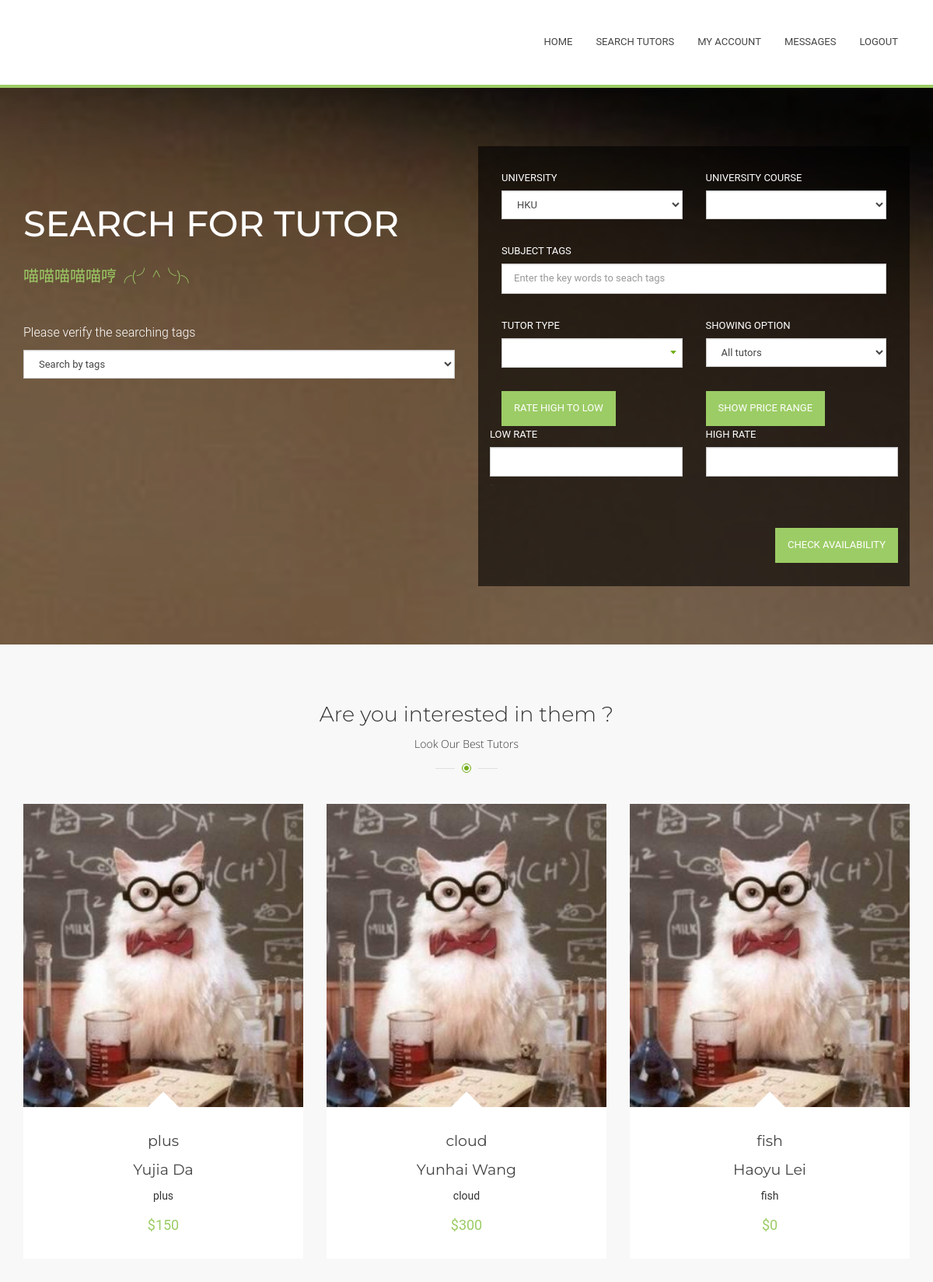
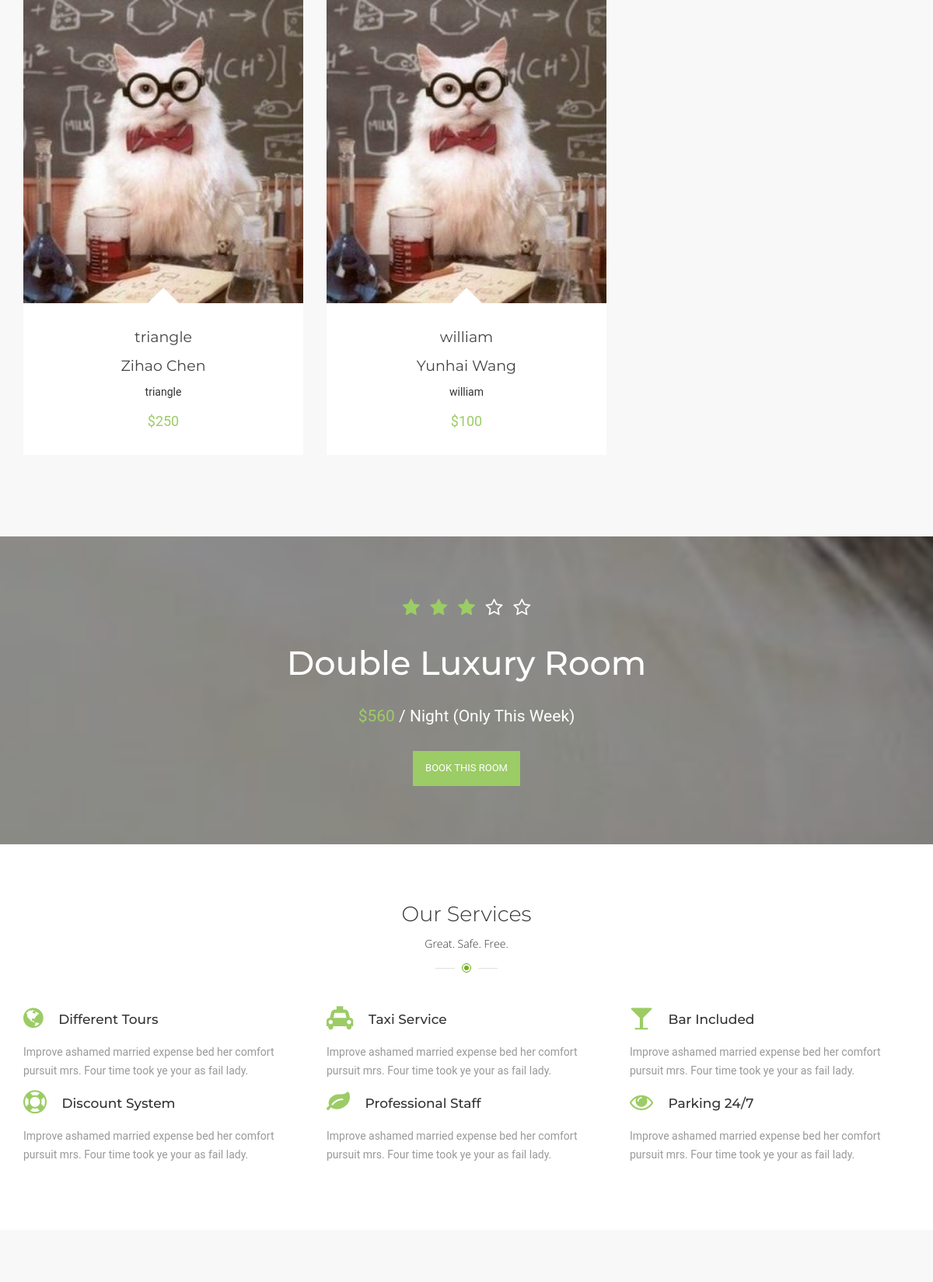
/Tutorial/3/ (signed in, upper part), run on the app's committed database (2 pictures, top to bottom).
### Tutorial/models.py (models this page shows, shortened)
class Tutor(models.Model):
    myuser = models.ForeignKey(MyUser, on_delete=models.CASCADE,null=True)
    timeslot = models.CharField(max_length=672, default="111111111111111111111111111111111111111111111111111111111111111111111111111111111111111111111111111111111111111111111111111111111111111111111111111111111111111111111111111111111111111111111111111111111111111111111111111111111111111111111111111111111111111111111111111111111111111111111111111111111111111111111111111111111111111111111111") #for private tutor todo: should update every half an hour
    hourly_rate = models.IntegerField(default=0) #todo: eight digit for student so can tell if he have
    university = models.ForeignKey(University, on_delete=models.CASCADE, null=True)
    def __str__(self):
        if self.myuser is None:
            return "null"
        else:
            return self.myuser.user.username

class MyUser(models.Model):
    user = models.ForeignKey(User, on_delete = models.CASCADE )
    wallet = models.ForeignKey(Wallet, on_delete = models.CASCADE)
    profile_content = models.CharField(max_length=2000, default="")

### Tutorial/views.py (the view)
# urls.py: url(r'^(?P<myuser_id>[0-9]+)/$', views.index, name='index'),
def index(request, myuser_id):
    if not request.user.is_authenticated(): #visitor or client
        return render(request, 'home.html')
    if not MyUser.objects.filter(user=request.user):
        HttpResponseRedirect('/Tutorial/admin/')
    myuser = MyUser.objects.get(user=request.user)  # myuser = get_object_or_404(MyUser, pk=myuser_id)
    all_tutors = Tutor.objects.all()
    private_tutors = PrivateTutor.objects.all()
    zipped = zip(all_tutors, all_tutors)
    params = {"user": myuser, "latest_Tutor_list": all_tutors, "tutors": zipped}
    return render(request, 'searchtutors/index.html', params)

### Tutorial/templates/searchtutors/index.html (shortened to what this page needs)
{% extends "Menu.html" %}
{% block content %}
     <section class="bg-parallax parallax-window" onload="getValue();">
        <div class="overlay"></div>
        <div class="container">
          <div class="row">
            <div class="col-lg-6 col-md-6 col-sm-12 col-xs-12">
              <div class="parallax-text">
                <h2 class="parallax_t __white">Search For Tutor</h2>
                <h2 class="parallax_t __green">喵喵喵喵喵哼╭(╯^╰)╮</h2>
                <p>Please verify the searching tags</p>
                  <select class="form-control __plannerSelect" onchange="modeChange(this)" name="selectMode">
                      <option value="1" selected='selected'id="byTags">Search by tags</option>
                  </select>
              </div>
            </div>
            <div class="col-lg-6 col-md-6 col-sm-12 col-xs-12 planner">
              <div class="planner-block" id="planner" value="testing">
                <form class="form-planner form-horizontal" id="SearchByTag" action="{% url 'Tutorial:search_tutor_tag' user.id %}" method="get" >
                  <div class="row" >
                    <div class="col-lg-6 col-md-6 col-sm-12 col-xs-12">
                      <div class="form-group">
                        <label>University</label>
                        <select class="form-control __plannerSelect" name="university">
                              <option value="HKU">HKU</option>
                        </select>
                      </div>
                    </div>
                    <div class="col-lg-6 col-md-6 col-sm-12 col-xs-12">
                      <div class="form-group">
                        <label>University course</label>
                        <select class="form-control __plannerSelect" name="course">
                              <option  value=""></option>
                              <option  value="COMP3297">COMP 3297</option>
                        </select>
                      </div>
                    </div>
                  </div>
                  <div class="row">
                    <div class="col-lg-12 col-md-12 col-sm-12 col-xs-12">
                      <div class="form-group">
                          <label id="tags">Subject Tags</label>
                          <input type="text" class="form-control" placeholder="Enter the key words to seach tags" id="subjectTags" name="tags" action="">
                      </div>
                    </div>
                  </div>
                  <div class="row">
                    <div class="col-lg-6 col-md-6 col-sm-12 col-xs-12">
                      <div class="form-group">
                          <label>Tutor Type</label>
                          <div class="theme-select">
                            <select class="form-control __plannerSelect" name="type" >
                                <option value=""></option>
                              <option  value="PrivateTutor">Private Tutor</option>
                            </select>
                          </div>
                        </div>
                      </div>
                    <div class="col-lg-6 col-md-6 col-sm-6 col-xs-12">
                      <div class="form-group">
                          <label>Showing Option </label>
                           <select class="form-control __plannerSelect" name="option">
                              <option  value="AllTutors">All tutors</option>
                            </select>
                        </div>
                      </div>
                  </div>
                    <div class="row">
                        <div class="col-lg-6 col-md-6 col-sm-12 col-xs-12">
                            <input type="button" class="btn btn-default" value="Rate high to low" id="Rate">
                            </div>
                        <div class="col-lg-6 col-md-6 col-sm-12 col-xs-12">
                            <input type="button"  class="btn btn-default" value="Show Price Range" id="priceRange">
                    </div>
                  <div class="row"  id="Price">
                    <div class="col-lg-6 col-md-12 col-sm-12">
                      <div class="form-group">
                            <label>Low Rate</label>
                            <input type="text" class="form-control"   name="lowPrice">-
                        </div>
                      </div>
                      <div class="col-lg-6 col-md-12 col-sm-12">
                      <div class="form-group">
                            <label>High Rate</label>
                            <input type="text" class="form-control"   name="highPrice">
                        </div>
                      </div>
                  </div>
                  <div class="row">
                    <div class="col-lg-12 col-md-12 col-sm-12">
                      <div class="planner-check-availability">
                        <input type="submit"  class="btn btn-default" value="Check availability">
                      </div>
                    </div>
                  </div>
                </form>
              </div>
            </div>
          </div>
        </div>
    </section>
    <section class="best-tutor">
      <div class="container">
        <div class="title-main">
          <h2 class="h2">Are you interested in them ?<span class="title-secondary">Look Our Best Tutors</span></h2>
        </div>
        <div class="best-tutor-carousel">
          <ul class="row best-tutor_ul">
              {%for Tutor,Tags in tutors%}
            <li class="col-lg-4 col-md-4 col-sm-6 col-xs-12 best-tutor_li">
              <div class="best-tutor_img">
                <a href="{% url 'Tutorial:tutorpage' user.id Tutor.id %}"><img src="/static/bootstrap/images/best-rooms/1.jpg" alt=""></a>
              </div>
              <div class="best-tutor-info">
                  <div class="best-tutor_t"><a href="{% url 'Tutorial:tutorpage' user.id Tutor.id %}">{{ Tutor.myuser.user.username }}</a></div>
                <div class="best-tutor_t"><a href="{% url 'Tutorial:tutorpage' user.id Tutor.id %}">{{Tutor.myuser.user.first_name}} {{Tutor.myuser.user.last_name}}</a></div>
                <div class="best-tutor_desc">{{ Tags }}
                </div>
                <div class="best-tutor_rate">
                  <span>${{Tutor.hourly_rate}}</span>
                </div>
              </div>
            </li>
              {% endfor %}
          </ul>
        </div>
      </div>
    </section>
      <section class="banner bg-parallax2">
        <div class="overlay"></div>
      <div class="banner-parallax">
        <div class="container">
          <div class="text-center">
            <div class="banner-parallax_raiting">
              <a href="#"><span class="star __selected"></span></a>
              <a href="#"><span class="star __selected"></span></a>
              <a href="#"><span class="star __selected"></span></a>
              <a href="#"><span class="star"></span></a>
              <a href="#"><span class="star"></span></a>
            </div>
            <h2 class="banner-parallax_t">Double Luxury Room</h2>
            <div class="banner-parallax_price"><span>$560</span> / Night (Only This Week)</div>
            <a href="#" class="btn btn-default">Book this room</a>
          </div>
        </div>
      </div>
    </section>
    <section class="section">
      <div class="container">
        <div class="title-main"><h2 class="h2">Our Services<span class="title-secondary">Great. Safe. Free.</span></h2></div>
        <div class="row">
          <div class="col-lg-4 col-md-4 col-sm-6">
            <h3 class="service_title"><i class="fa fa-globe"></i> Different Tours</h3>
            <p>Improve ashamed married expense bed her comfort pursuit mrs. Four time took ye your as fail lady.</p>
          </div>
          <div class="col-lg-4 col-md-4 col-sm-6">
            <h3 class="service_title"><i class="fa fa-taxi"></i> Taxi Service</h3>
            <p>Improve ashamed married expense bed her comfort pursuit mrs. Four time took ye your as fail lady.</p>
          </div>
          <div class="col-lg-4 col-md-4 col-sm-6">
            <h3 class="service_title"><i class="fa fa-glass"></i> Bar Included</h3>
            <p>Improve ashamed married expense bed her comfort pursuit mrs. Four time took ye your as fail lady.</p>
          </div>
          <div class="col-lg-4 col-md-4 col-sm-6">
            <h3 class="service_title"><i class="fa fa-life-ring"></i> Discount System</h3>
            <p>Improve ashamed married expense bed her comfort pursuit mrs. Four time took ye your as fail lady.</p>
          </div>
          <div class="col-lg-4 col-md-4 col-sm-6">
            <h3 class="service_title"><i class="fa fa-leaf"></i> Professional Staff</h3>
            <p>Improve ashamed married expense bed her comfort pursuit mrs. Four time took ye your as fail lady.</p>
          </div>
          <div class="col-lg-4 col-md-4 col-sm-6">
            <h3 class="service_title"><i class="fa fa-eye"></i> Parking 24/7</h3>
            <p>Improve ashamed married expense bed her comfort pursuit mrs. Four time took ye your as fail lady.</p>
          </div>
        </div>
      </div>
    </section>
    <section class="testimonials">
    </section>
{% endblock %}

### data on the page
Tutor: myuser.user.username "plus", myuser.user.first_name "Yujia", myuser.user.last_name "Da", myuser.username "plus", hourly_rate "150"
Tutor: myuser.user.username "cloud", myuser.user.first_name "Yunhai", myuser.user.last_name "Wang", myuser.username "cloud", hourly_rate "300"
Tutor: myuser.user.username "fish", myuser.user.first_name "Haoyu", myuser.user.last_name "Lei", myuser.username "fish", hourly_rate "0"
Tutor: myuser.user.username "triangle", myuser.user.first_name "Zihao", myuser.user.last_name "Chen", myuser.username "triangle", hourly_rate "250"
Tutor: myuser.user.username "william", myuser.user.first_name "Yunhai", myuser.user.last_name "Wang", myuser.username "william", hourly_rate "100"
